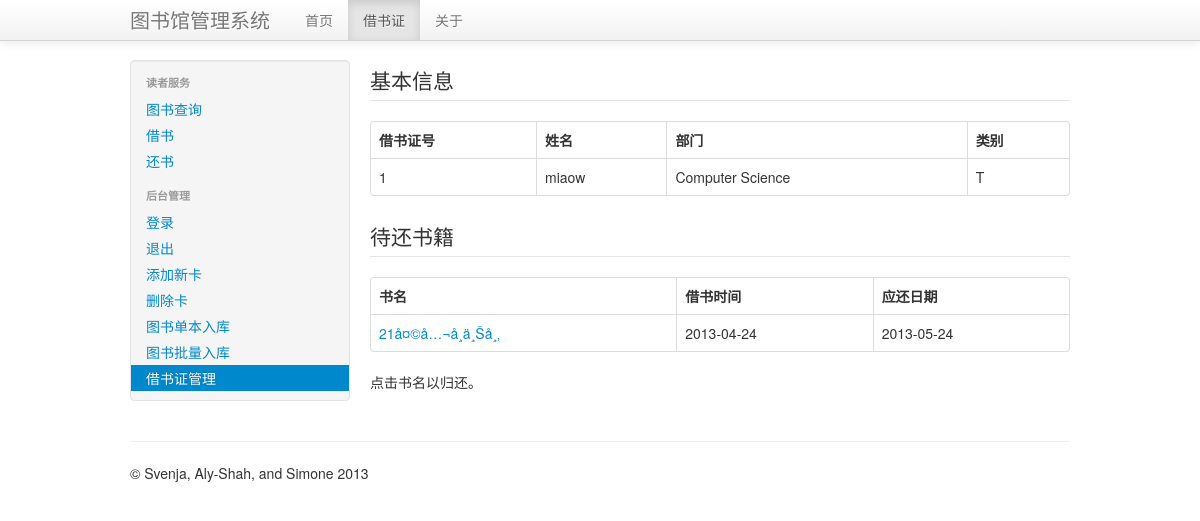
The app's page /card.php?id=1 with its own data.
### tables this page shows
CREATE TABLE IF NOT EXISTS `card` (
  `id` int(11) NOT NULL AUTO_INCREMENT,
  `name` varchar(20) NOT NULL,
  `department` varchar(40) NOT NULL,
  `type` char(1) NOT NULL,
  PRIMARY KEY (`id`)
);

CREATE TABLE IF NOT EXISTS `borrow` (
  `id` int(11) NOT NULL AUTO_INCREMENT,
  `book_id` int(11) NOT NULL,
  `card_id` int(11) NOT NULL,
  `borrow_date` date DEFAULT NULL,
  `limit_date` date DEFAULT NULL,
  `admin_id` int(11) NOT NULL,
  PRIMARY KEY (`id`),
  KEY `book_id` (`book_id`),
  KEY `card_id` (`card_id`),
  KEY `admin_id` (`admin_id`)
);

CREATE TABLE IF NOT EXISTS `book` (
  `id` int(11) NOT NULL AUTO_INCREMENT,
  `book_id` char(15) NOT NULL,
  `category` varchar(20) NOT NULL,
  `title` varchar(40) NOT NULL,
  `publisher` varchar(30) NOT NULL,
  `year` year(4) NOT NULL,
  `author` varchar(20) NOT NULL,
  `price` decimal(7,2) NOT NULL,
  `total` int(11) NOT NULL,
  `stock` int(11) NOT NULL,
  PRIMARY KEY (`id`),
  UNIQUE KEY `book_id` (`book_id`)
);

### card.php (the view, shortened to what this page needs)
<!DOCTYPE html>
<html lang="zh-CN">
	<head>
		<link href="css/bootstrap.min.css" rel="stylesheet">
	</head>
	<body>
		<div class="navbar navbar-fixed-top">
			<div class="navbar-inner">
				<div class="container">
					<a class="brand" href="index.php">图书馆管理系统</a>
					<div class="nav-collapse">
						<ul class="nav">
							<li><a href="index.php">首页</a></li>
							<li class="active"><a href="#">借书证</a></li>
							<li><a href="about.php">关于</a></li>
						</ul>
					</div>
				</div>
			</div>
		</div>
		<div class="container">
			<div class="row">
				<div class="span3">
					<div class="well sidebar-nav">
						<ul class="nav nav-list">
							<li class="nav-header">读者服务</li>
							<li><a href="index.php">图书查询</a></li>
							<li><a href="borrow.php">借书</a></li>
							<li><a href="return.php">还书</a></li>
							<li class="nav-header">后台管理</li>
							<li><a href="login.php">登录</a></li>
							<li><a href="logout.php">退出</a></li>
							<li><a href="register.php">添加新卡</a></li>
							<li><a href="delete.php">删除卡</a></li>
							<li><a href="add.php">图书单本入库</a></li>
							<li><a href="add-batch.php">图书批量入库</a></li>
							<li class="active"><a href="management.php">借书证管理</a></li>
						</ul>
					</div>
				</div>
<?php
require 'connect.php';
$id = $_GET['id'];
$sql = "SELECT * FROM card WHERE id = $id";
$result = mysqli_query($con, $sql);
$row = mysqli_fetch_array($result);
?>
				<div class="span9">
					<section>
						<legend>基本信息</legend>
						<table class="table table-bordered">
							<thead>
								<tr>
									<th>借书证号</th>
									<th>姓名</th>
									<th>部门</th>
									<th>类别</th>
								</tr>
							</thead>
							<tbody>
								<tr>
									<td><?php echo $row['id']; ?></td>
									<td><?php echo $row['name']; ?></td>
									<td><?php echo $row['department']; ?></td>
									<td><?php echo $row['type']; ?></td>
								</tr>
							</tbody>
						</table>
					</section>
					<section>
						<legend>待还书籍</legend>
						<table class="table table-bordered">
							<thead>
								<tr>
									<th>书名</th>
									<th>借书时间</th>
									<th>应还日期</th>
								</tr>
							</thead>
							<tbody>
							<?php
							$sql = "SELECT * FROM borrow WHERE card_id = $id";
							$result = mysqli_query($con, $sql);
							while ($row = mysqli_fetch_array($result)) {
								$book_sql = "SELECT * FROM book WHERE id = {$row['book_id']}";
								$book_result = mysqli_query($con, $book_sql);
								$book_row = mysqli_fetch_array($book_result)
							?>
								<tr>
									<td><a href="return.php?book_id=<?php echo $book_row['book_id']; ?>&card_id=<?php echo $id; ?>"><?php echo $book_row['title']; ?></a></td>
									<td><?php echo $row['borrow_date']; ?></td>
									<td><?php echo $row['limit_date']; ?></td>
								</tr>
							<?php
							}
							?>
							</tbody>
						</table>
						<p>点击书名以归还。</p>
					</section>
				</div>
<?php
	require "footer.php";
?>

### card.php (style rules this page uses)
body { padding-top: 60px; padding-bottom: 40px; }
.sidebar-nav { padding: 9px 0; }

### records on screen
card: id "1", name "miaow", department "Computer Science", type "T"
borrow: book.title "21å¤©å…¬å¸ä¸Šå¸‚", borrow_date "2013-04-24", limit_date "2013-05-24"
